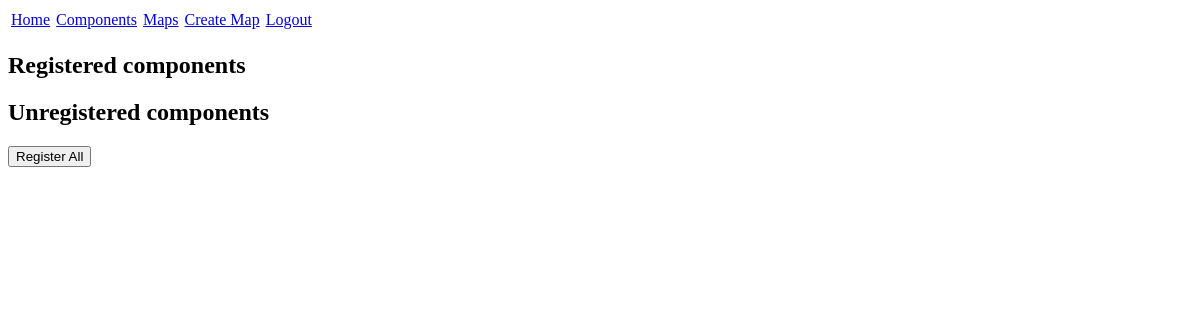
/racemap/components (signed in), run on an earlier commit of the app's database.
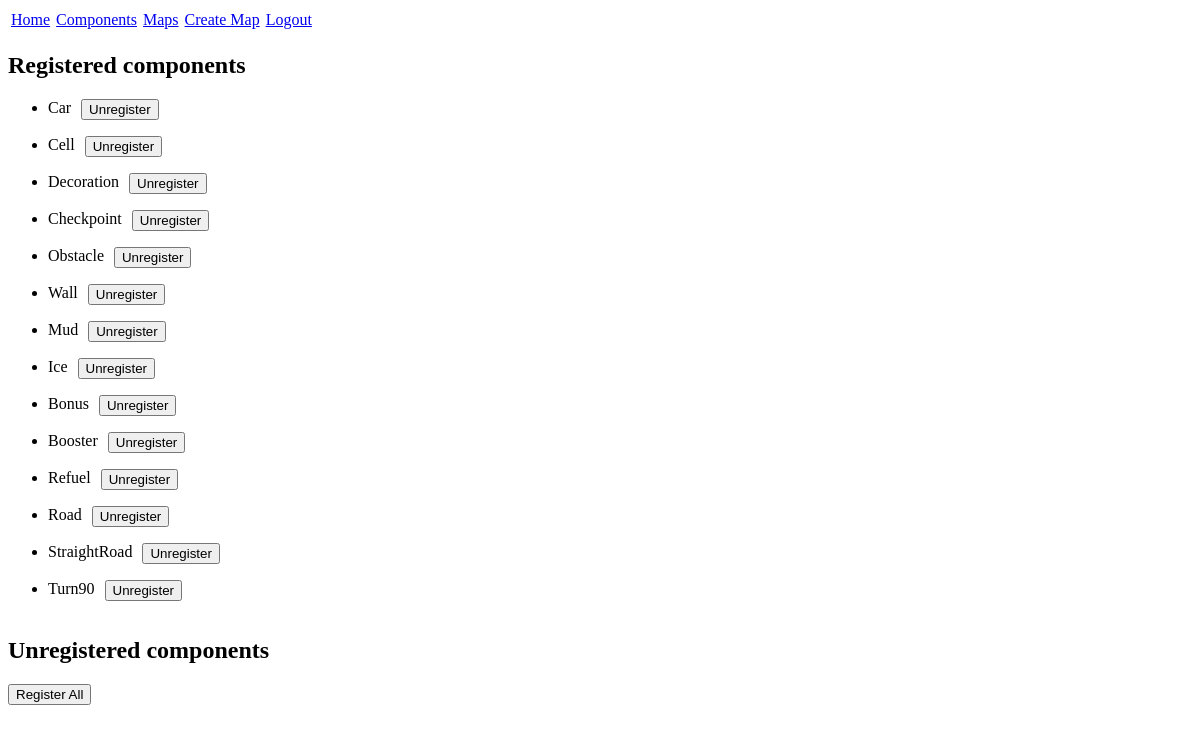
And on a later commit of the database.
### RaceMapApp/models.py (models this page shows)
class ComponentRegistry(models.Model):
    type = models.CharField(primary_key=True, max_length=20)
    is_registered = models.BooleanField()

### RaceMapApp/views.py (the view, shortened to what this page needs)
# urls.py: path("components", views.components)
@login_required
def components(request):
    registered_comps = ComponentRegistry.objects.filter(is_registered=True)
    unregistered_comps = ComponentRegistry.objects.filter(is_registered=False)
    return render(request, "components.html", {"registered_comps": registered_comps, "unregistered_comps": unregistered_comps})

### RaceMapApp/templates/components.html (shortened to what this page needs)
{% extends "base.html" %}
{% block body %}
<h2>Registered components</h2>
<ul>
    {% for comp in registered_comps %}
        <li>
            <div>
                <span>{{ comp.type }}</span>
                <form method="post">
                    <input type="submit" name="submit" value="Unregister">
                </form>
            </div>
        </li>
    {% endfor %}
</ul>
<h2>Unregistered components</h2>
<form method="post">
    <input type="submit" name="submit" value="Register All">
</form>
{% endblock %}

What changed in the data, as far as the page shows it:
added ComponentRegistry: type "Car"
added ComponentRegistry: type "Cell"
added ComponentRegistry: type "Decoration"
added ComponentRegistry: type "Checkpoint"
added ComponentRegistry: type "Obstacle"
added ComponentRegistry: type "Wall"
added ComponentRegistry: type "Mud"
added ComponentRegistry: type "Ice"
added ComponentRegistry: type "Bonus"
added ComponentRegistry: type "Booster"
added ComponentRegistry: type "Refuel"
added ComponentRegistry: type "Road"
added ComponentRegistry: type "StraightRoad"
added ComponentRegistry: type "Turn90"
